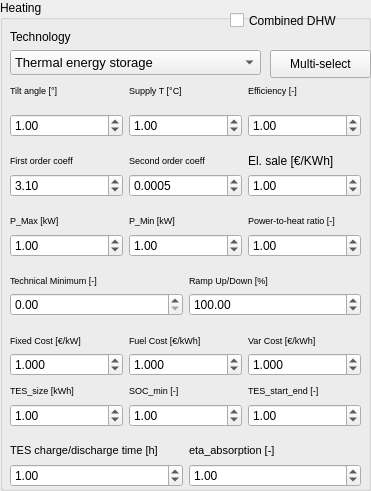
         <widget class="QGroupBox" name="heating">
          <property name="geometry">
           <rect>
            <x>390</x>
            <y>230</y>
            <width>371</width>
            <height>491</height>
           </rect>
          </property>
          <property name="title">
           <string>Heating</string>
          </property>
          <property name="checkable">
           <bool>false</bool>
          </property>
          <widget class="QLabel" name="label_3">
           <property name="geometry">
            <rect>
             <x>10</x>
             <y>26</y>
             <width>171</width>
             <height>21</height>
            </rect>
           </property>
           <property name="text">
            <string>Technology</string>
           </property>
          </widget>
          <widget class="QWidget" name="horizontalLayoutWidget_31">
           <property name="geometry">
            <rect>
             <x>10</x>
             <y>380</y>
             <width>351</width>
             <height>21</height>
            </rect>
           </property>
           <layout class="QHBoxLayout" name="horizontalLayout_37">
            <item>
             <widget class="QLabel" name="label_59">
              <property name="text">
               <string>&lt;html&gt;&lt;head/&gt;&lt;body&gt;&lt;p&gt;&lt;span style=&quot; font-size:7pt;&quot;&gt;TES_size [kWh]&lt;/span&gt;&lt;/p&gt;&lt;/body&gt;&lt;/html&gt;</string>
              </property>
             </widget>
            </item>
            <item>
             <widget class="QLabel" name="label_60">
              <property name="text">
               <string>&lt;html&gt;&lt;head/&gt;&lt;body&gt;&lt;p&gt;&lt;span style=&quot; font-size:7pt;&quot;&gt;SOC_min [-]&lt;/span&gt;&lt;/p&gt;&lt;/body&gt;&lt;/html&gt;</string>
              </property>
             </widget>
            </item>
            <item>
             <widget class="QLabel" name="label_61">
              <property name="text">
               <string>&lt;html&gt;&lt;head/&gt;&lt;body&gt;&lt;p&gt;&lt;span style=&quot; font-size:7pt;&quot;&gt;TES_start_end [-]&lt;/span&gt;&lt;/p&gt;&lt;/body&gt;&lt;/html&gt;</string>
              </property>
             </widget>
            </item>
           </layout>
          </widget>
          <widget class="QWidget" name="horizontalLayoutWidget_36">
           <property name="geometry">
            <rect>
             <x>10</x>
             <y>440</y>
             <width>351</width>
             <height>21</height>
            </rect>
           </property>
           <layout class="QHBoxLayout" name="horizontalLayout_42">
            <item>
             <widget class="QLabel" name="label_90">
              <property name="text">
               <string>&lt;html&gt;&lt;head/&gt;&lt;body&gt;&lt;p&gt;&lt;span style=&quot; font-size:8pt;&quot;&gt;TES charge/discharge time [h]&lt;/span&gt;&lt;/p&gt;&lt;/body&gt;&lt;/html&gt;</string>
              </property>
             </widget>
            </item>
            <item>
             <widget class="QLabel" name="label_91">
              <property name="text">
               <string>&lt;html&gt;&lt;head/&gt;&lt;body&gt;&lt;p&gt;&lt;span style=&quot; font-size:8pt;&quot;&gt;eta_absorption [-]&lt;/span&gt;&lt;/p&gt;&lt;/body&gt;&lt;/html&gt;</string>
              </property>
             </widget>
            </item>
           </layout>
          </widget>
          <widget class="QWidget" name="horizontalLayoutWidget_38">
           <property name="geometry">
            <rect>
             <x>10</x>
             <y>349</y>
             <width>351</width>
             <height>31</height>
            </rect>
           </property>
           <layout class="QHBoxLayout" name="horizontalLayout_44">
            <item>
             <widget class="QDoubleSpinBox" name="heatingFixedCost">
              <property name="decimals">
               <number>3</number>
              </property>
              <property name="maximum">
               <double>100000.000000000000000</double>
              </property>
              <property name="singleStep">
               <double>0.010000000000000</double>
              </property>
              <property name="value">
               <double>1.000000000000000</double>
              </property>
             </widget>
            </item>
            <item>
             <widget class="QDoubleSpinBox" name="heatingFuelCost">
              <property name="decimals">
               <number>3</number>
              </property>
              <property name="maximum">
               <double>100000.000000000000000</double>
              </property>
              <property name="singleStep">
               <double>0.010000000000000</double>
              </property>
              <property name="value">
               <double>1.000000000000000</double>
              </property>
             </widget>
            </item>
            <item>
             <widget class="QDoubleSpinBox" name="heatingVariableCost">
              <property name="decimals">
               <number>3</number>
              </property>
              <property name="maximum">
               <double>100000.000000000000000</double>
              </property>
              <property name="singleStep">
               <double>0.010000000000000</double>
              </property>
              <property name="value">
               <double>1.000000000000000</double>
              </property>
             </widget>
            </item>
           </layout>
          </widget>
          <widget class="QWidget" name="horizontalLayoutWidget_39">
           <property name="geometry">
            <rect>
             <x>10</x>
             <y>330</y>
             <width>351</width>
             <height>21</height>
            </rect>
           </property>
           <layout class="QHBoxLayout" name="horizontalLayout_45">
            <item>
             <widget class="QLabel" name="label_23">
              <property name="text">
               <string>&lt;html&gt;&lt;head/&gt;&lt;body&gt;&lt;p&gt;&lt;span style=&quot; font-size:7pt;&quot;&gt;Fixed Cost [€/kW]&lt;/span&gt;&lt;/p&gt;&lt;/body&gt;&lt;/html&gt;</string>
              </property>
             </widget>
            </item>
            <item>
             <widget class="QLabel" name="label_32">
              <property name="text">
               <string>&lt;html&gt;&lt;head/&gt;&lt;body&gt;&lt;p&gt;&lt;span style=&quot; font-size:7pt;&quot;&gt;Fuel Cost [€/kWh]&lt;/span&gt;&lt;/p&gt;&lt;/body&gt;&lt;/html&gt;</string>
              </property>
             </widget>
            </item>
            <item>
             <widget class="QLabel" name="label_33">
              <property name="text">
               <string>&lt;html&gt;&lt;head/&gt;&lt;body&gt;&lt;p&gt;&lt;span style=&quot; font-size:7pt;&quot;&gt;Var Cost [€/kWh]&lt;/span&gt;&lt;/p&gt;&lt;/body&gt;&lt;/html&gt;</string>
              </property>
             </widget>
            </item>
           </layout>
          </widget>
          <widget class="QWidget" name="horizontalLayoutWidget_40">
           <property name="geometry">
            <rect>
             <x>10</x>
             <y>289</y>
             <width>351</width>
             <height>31</height>
            </rect>
           </property>
           <layout class="QHBoxLayout" name="horizontalLayout_46">
            <item>
             <widget class="QDoubleSpinBox" name="heatingTechMin">
              <property name="maximum">
               <double>1.000000000000000</double>
              </property>
              <property name="singleStep">
               <double>0.010000000000000</double>
              </property>
              <property name="value">
               <double>0.000000000000000</double>
              </property>
             </widget>
            </item>
            <item>
             <widget class="QDoubleSpinBox" name="heatingRampUpDown">
              <property name="maximum">
               <double>100000.000000000000000</double>
              </property>
              <property name="singleStep">
               <double>0.010000000000000</double>
              </property>
              <property name="value">
               <double>100.000000000000000</double>
              </property>
             </widget>
            </item>
           </layout>
          </widget>
          <widget class="QWidget" name="horizontalLayoutWidget_41">
           <property name="geometry">
            <rect>
             <x>10</x>
             <y>270</y>
             <width>351</width>
             <height>21</height>
            </rect>
           </property>
           <layout class="QHBoxLayout" name="horizontalLayout_47">
            <item>
             <widget class="QLabel" name="label_24">
              <property name="text">
               <string>&lt;html&gt;&lt;head/&gt;&lt;body&gt;&lt;p&gt;&lt;span style=&quot; font-size:7pt;&quot;&gt;Technical Minimum [-]&lt;/span&gt;&lt;/p&gt;&lt;/body&gt;&lt;/html&gt;</string>
              </property>
             </widget>
            </item>
            <item>
             <widget class="QLabel" name="label_26">
              <property name="text">
               <string>&lt;html&gt;&lt;head/&gt;&lt;body&gt;&lt;p&gt;&lt;span style=&quot; font-size:7pt;&quot;&gt;Ramp Up/Down [%]&lt;/span&gt;&lt;/p&gt;&lt;/body&gt;&lt;/html&gt;</string>
              </property>
             </widget>
            </item>
           </layout>
          </widget>
          <widget class="QWidget" name="horizontalLayoutWidget_43">
           <property name="geometry">
            <rect>
             <x>10</x>
             <y>210</y>
             <width>351</width>
             <height>21</height>
            </rect>
           </property>
           <layout class="QHBoxLayout" name="horizontalLayout_49">
            <item>
             <widget class="QLabel" name="label_11">
              <property name="text">
               <string>&lt;html&gt;&lt;head/&gt;&lt;body&gt;&lt;p&gt;&lt;span style=&quot; font-size:7pt;&quot;&gt;P_Max [kW]&lt;/span&gt;&lt;/p&gt;&lt;/body&gt;&lt;/html&gt;</string>
              </property>
             </widget>
            </item>
            <item>
             <widget class="QLabel" name="label_92">
              <property name="text">
               <string>&lt;html&gt;&lt;head/&gt;&lt;body&gt;&lt;p&gt;&lt;span style=&quot; font-size:7pt;&quot;&gt;P_Min [kW]&lt;/span&gt;&lt;/p&gt;&lt;/body&gt;&lt;/html&gt;</string>
              </property>
             </widget>
            </item>
            <item>
             <widget class="QLabel" name="label_93">
              <property name="text">
               <string>&lt;html&gt;&lt;head/&gt;&lt;body&gt;&lt;p&gt;&lt;span style=&quot; font-size:7pt;&quot;&gt;Power-to-heat ratio [-]&lt;/span&gt;&lt;/p&gt;&lt;/body&gt;&lt;/html&gt;</string>
              </property>
             </widget>
            </item>
           </layout>
          </widget>
          <widget class="QWidget" name="horizontalLayoutWidget_44">
           <property name="geometry">
            <rect>
             <x>10</x>
             <y>170</y>
             <width>351</width>
             <height>31</height>
            </rect>
           </property>
           <layout class="QHBoxLayout" name="horizontalLayout_50">
            <item>
             <widget class="QDoubleSpinBox" name="heating1coeff">
              <property name="maximum">
               <double>100000.000000000000000</double>
              </property>
              <property name="singleStep">
               <double>0.001000000000000</double>
              </property>
              <property name="value">
               <double>3.100000000000000</double>
              </property>
             </widget>
            </item>
            <item>
             <widget class="QDoubleSpinBox" name="heating2coeff">
              <property name="decimals">
               <number>4</number>
              </property>
              <property name="maximum">
               <double>100000.000000000000000</double>
              </property>
              <property name="singleStep">
               <double>0.001000000000000</double>
              </property>
              <property name="value">
               <double>0.000500000000000</double>
              </property>
             </widget>
            </item>
            <item>
             <widget class="QDoubleSpinBox" name="heatingElsale">
              <property name="maximum">
               <double>999999.000000000000000</double>
              </property>
              <property name="value">
               <double>1.000000000000000</double>
              </property>
             </widget>
            </item>
           </layout>
          </widget>
          <widget class="QWidget" name="horizontalLayoutWidget_45">
           <property name="geometry">
            <rect>
             <x>10</x>
             <y>150</y>
             <width>351</width>
             <height>21</height>
            </rect>
           </property>
           <layout class="QHBoxLayout" name="horizontalLayout_51">
            <item>
             <widget class="QLabel" name="label_94">
              <property name="text">
               <string>&lt;html&gt;&lt;head/&gt;&lt;body&gt;&lt;p&gt;&lt;span style=&quot; font-size:7pt;&quot;&gt;First order coeff&lt;/span&gt;&lt;/p&gt;&lt;/body&gt;&lt;/html&gt;</string>
              </property>
             </widget>
            </item>
            <item>
             <widget class="QLabel" name="label_95">
              <property name="text">
               <string>&lt;html&gt;&lt;head/&gt;&lt;body&gt;&lt;p&gt;&lt;span style=&quot; font-size:7pt;&quot;&gt;Second order coeff&lt;/span&gt;&lt;/p&gt;&lt;/body&gt;&lt;/html&gt;</string>
              </property>
             </widget>
            </item>
            <item>
             <widget class="QLabel" name="label_53">
              <property name="text">
               <string>El. sale [€/KWh]</string>
              </property>
             </widget>
            </item>
           </layout>
          </widget>
          <widget class="QWidget" name="horizontalLayoutWidget_46">
           <property name="geometry">
            <rect>
             <x>10</x>
             <y>110</y>
             <width>351</width>
             <height>31</height>
            </rect>
           </property>
           <layout class="QHBoxLayout" name="horizontalLayout_52">
            <item>
             <widget class="QDoubleSpinBox" name="heatingInclinazione">
              <property name="minimum">
               <double>-180.000000000000000</double>
              </property>
              <property name="maximum">
               <double>180.000000000000000</double>
              </property>
              <property name="singleStep">
               <double>0.010000000000000</double>
              </property>
              <property name="value">
               <double>1.000000000000000</double>
              </property>
             </widget>
            </item>
            <item>
             <widget class="QDoubleSpinBox" name="heatingTemp">
              <property name="minimum">
               <double>-273.149999999999977</double>
              </property>
              <property name="maximum">
               <double>100000.000000000000000</double>
              </property>
              <property name="singleStep">
               <double>0.010000000000000</double>
              </property>
              <property name="value">
               <double>1.000000000000000</double>
              </property>
             </widget>
            </item>
            <item>
             <widget class="QDoubleSpinBox" name="heatingEfficiency">
              <property name="maximum">
               <double>100000.000000000000000</double>
              </property>
              <property name="singleStep">
               <double>0.010000000000000</double>
              </property>
              <property name="value">
               <double>1.000000000000000</double>
              </property>
             </widget>
            </item>
           </layout>
          </widget>
          <widget class="QWidget" name="horizontalLayoutWidget_47">
           <property name="geometry">
            <rect>
             <x>10</x>
             <y>80</y>
             <width>351</width>
             <height>21</height>
            </rect>
           </property>
           <layout class="QHBoxLayout" name="horizontalLayout_53">
            <item>
             <widget class="QLabel" name="label">
              <property name="text">
               <string>&lt;html&gt;&lt;head/&gt;&lt;body&gt;&lt;p&gt;&lt;span style=&quot; font-size:7pt;&quot;&gt;Tilt angle [°]&lt;/span&gt;&lt;/p&gt;&lt;/body&gt;&lt;/html&gt;</string>
              </property>
             </widget>
            </item>
            <item>
             <widget class="QLabel" name="label_34">
              <property name="text">
               <string>&lt;html&gt;&lt;head/&gt;&lt;body&gt;&lt;p&gt;&lt;span style=&quot; font-size:7pt;&quot;&gt;Supply T [°C]&lt;/span&gt;&lt;/p&gt;&lt;/body&gt;&lt;/html&gt;</string>
              </property>
             </widget>
            </item>
            <item>
             <widget class="QLabel" name="label_2">
              <property name="text">
               <string>&lt;html&gt;&lt;head/&gt;&lt;body&gt;&lt;p&gt;&lt;span style=&quot; font-size:7pt;&quot;&gt;Efficiency [-]&lt;/span&gt;&lt;/p&gt;&lt;/body&gt;&lt;/html&gt;</string>
              </property>
             </widget>
            </item>
           </layout>
          </widget>
          <widget class="QWidget" name="horizontalLayoutWidget_15">
           <property name="geometry">
            <rect>
             <x>10</x>
             <y>230</y>
             <width>351</width>
             <height>31</height>
            </rect>
           </property>
           <layout class="QHBoxLayout" name="horizontalLayout_25">
            <item>
             <widget class="QDoubleSpinBox" name="P_max_heating">
              <property name="maximum">
               <double>100000.000000000000000</double>
              </property>
              <property name="singleStep">
               <double>0.010000000000000</double>
              </property>
              <property name="value">
               <double>1.000000000000000</double>
              </property>
             </widget>
            </item>
            <item>
             <widget class="QDoubleSpinBox" name="P_min_heating">
              <property name="maximum">
               <double>100000.000000000000000</double>
              </property>
              <property name="singleStep">
               <double>0.010000000000000</double>
              </property>
              <property name="value">
               <double>1.000000000000000</double>
              </property>
             </widget>
            </item>
            <item>
             <widget class="QDoubleSpinBox" name="cb_CHP_heating">
              <property name="maximum">
               <double>100000.000000000000000</double>
              </property>
              <property name="singleStep">
               <double>0.010000000000000</double>
              </property>
              <property name="value">
               <double>1.000000000000000</double>
              </property>
             </widget>
            </item>
           </layout>
          </widget>
          <widget class="QWidget" name="horizontalLayoutWidget_50">
           <property name="geometry">
            <rect>
             <x>10</x>
             <y>400</y>
             <width>351</width>
             <height>31</height>
            </rect>
           </property>
           <layout class="QHBoxLayout" name="horizontalLayout_40">
            <item>
             <widget class="QDoubleSpinBox" name="Tes_size_heating">
              <property name="maximum">
               <double>100000.000000000000000</double>
              </property>
              <property name="singleStep">
               <double>0.010000000000000</double>
              </property>
              <property name="value">
               <double>1.000000000000000</double>
              </property>
             </widget>
            </item>
            <item>
             <widget class="QDoubleSpinBox" name="Soc_min_heating">
              <property name="maximum">
               <double>100000.000000000000000</double>
              </property>
              <property name="singleStep">
               <double>0.010000000000000</double>
              </property>
              <property name="value">
               <double>1.000000000000000</double>
              </property>
             </widget>
            </item>
            <item>
             <widget class="QDoubleSpinBox" name="tes_startEnd_heating">
              <property name="maximum">
               <double>100000.000000000000000</double>
              </property>
              <property name="singleStep">
               <double>0.010000000000000</double>
              </property>
              <property name="value">
               <double>1.000000000000000</double>
              </property>
             </widget>
            </item>
           </layout>
          </widget>
          <widget class="QWidget" name="horizontalLayoutWidget_51">
           <property name="geometry">
            <rect>
             <x>10</x>
             <y>460</y>
             <width>351</width>
             <height>31</height>
            </rect>
           </property>
           <layout class="QHBoxLayout" name="horizontalLayout_41">
            <item>
             <widget class="QDoubleSpinBox" name="tes_discharge_heating">
              <property name="maximum">
               <double>100000.000000000000000</double>
              </property>
              <property name="singleStep">
               <double>0.010000000000000</double>
              </property>
              <property name="value">
               <double>1.000000000000000</double>
              </property>
             </widget>
            </item>
            <item>
             <widget class="QDoubleSpinBox" name="COP_heating">
              <property name="maximum">
               <double>100000.000000000000000</double>
              </property>
              <property name="singleStep">
               <double>0.010000000000000</double>
              </property>
              <property name="value">
               <double>1.000000000000000</double>
              </property>
             </widget>
            </item>
           </layout>
          </widget>
          <widget class="QPushButton" name="futurePeakDemandHeating">
           <property name="geometry">
            <rect>
             <x>270</x>
             <y>50</y>
             <width>101</width>
             <height>28</height>
            </rect>
           </property>
           <property name="text">
            <string>Multi-select</string>
           </property>
          </widget>
          <widget class="QCheckBox" name="dhwhCheck">
           <property name="geometry">
            <rect>
             <x>230</x>
             <y>10</y>
             <width>131</width>
             <height>21</height>
            </rect>
           </property>
           <property name="font">
            <font>
             <pointsize>9</pointsize>
            </font>
           </property>
           <property name="text">
            <string>Combined DHW</string>
           </property>
          </widget>
          <widget class="QComboBox" name="heatingTechnology">
           <property name="geometry">
            <rect>
             <x>10</x>
             <y>50</y>
             <width>251</width>
             <height>25</height>
            </rect>
           </property>
           <property name="font">
            <font>
             <pointsize>10</pointsize>
            </font>
           </property>
           <property name="editable">
            <bool>false</bool>
           </property>
           <property name="currentText">
            <string>Thermal energy storage</string>
           </property>
           <property name="currentIndex">
            <number>0</number>
           </property>
           <property name="maxVisibleItems">
            <number>10</number>
           </property>
           <property name="insertPolicy">
            <enum>QComboBox::InsertAtBottom</enum>
           </property>
           <property name="minimumContentsLength">
            <number>0</number>
           </property>
           <item>
            <property name="text">
             <string>Thermal energy storage</string>
            </property>
           </item>
           <item>
            <property name="text">
             <string/>
            </property>
           </item>
           <item>
            <property name="text">
             <string>--- High Temperature  (T&gt;70 °C)---</string>
            </property>
           </item>
           <item>
            <property name="text">
             <string>Gas Boiler</string>
            </property>
           </item>
           <item>
            <property name="text">
             <string>Biomass Boiler</string>
            </property>
           </item>
           <item>
            <property name="text">
             <string>Oil Boiler</string>
            </property>
           </item>
           <item>
            <property name="text">
             <string>Gas CHP</string>
            </property>
           </item>
           <item>
            <property name="text">
             <string>Oil CHP</string>
            </property>
           </item>
           <item>
            <property name="text">
             <string>Biomass CHP</string>
            </property>
           </item>
           <item>
            <property name="text">
             <string/>
            </property>
           </item>
           <item>
            <property name="text">
             <string>--- Medium Temperature  (40 °C&lt;T&lt;70 °C)---</string>
            </property>
           </item>
           <item>
            <property name="text">
             <string>Air Source Compression Heat Pump</string>
            </property>
           </item>
           <item>
            <property name="text">
             <string>Shallow geothermal compression heat pump</string>
            </property>
           </item>
           <item>
            <property name="text">
             <string>Air source gas absorption heat pump</string>
            </property>
           </item>
           <item>
            <property name="text">
             <string>Shallow geothermal gas absorption heat pump</string>
            </property>
           </item>
           <item>
            <property name="text">
             <string>Evacuated tube solar collectors</string>
            </property>
           </item>
           <item>
            <property name="text">
             <string/>
            </property>
           </item>
           <item>
            <property name="text">
             <string>--- Low Temperature  (T&lt;40 °C)---</string>
            </property>
           </item>
           <item>
            <property name="text">
             <string>Flat plate solar collectors</string>
            </property>
           </item>
          </widget>
         </widget>
